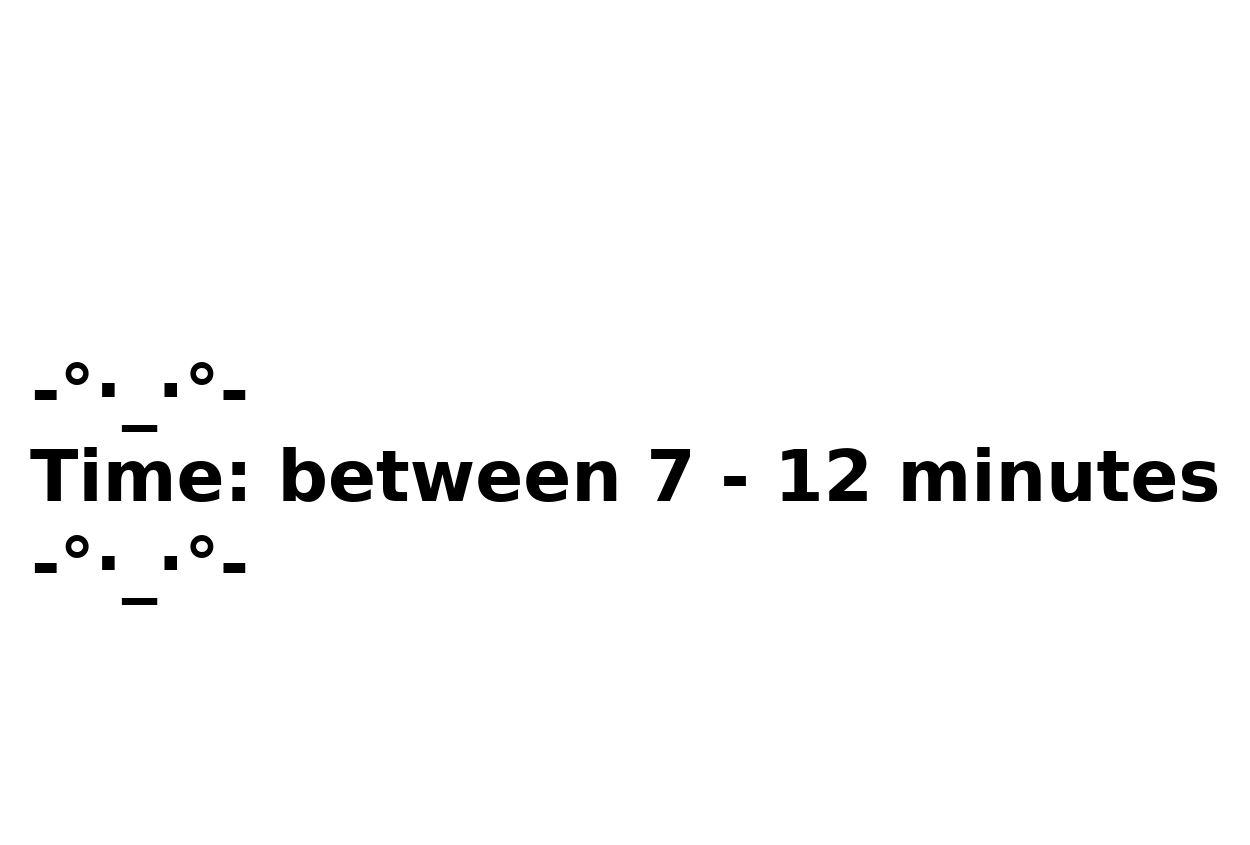

Here is the Python script that generated this plot:
import matplotlib.pyplot as plt

px = 1/plt.rcParams['figure.dpi']  # pixel in inches
fig, ax = plt.subplots(figsize=(500*px, 340*px))

ax.text(0, 0.51, '-°·_·°-', horizontalalignment='left',
        fontsize=17, fontweight='bold')
ax.text(0, 0.4, 'Time: between 7 - 12 minutes', horizontalalignment='left',
        fontsize=17, fontweight='bold')
ax.text(0, 0.29, '-°·_·°-', horizontalalignment='left',
        fontsize=17, fontweight='bold')

plt.axis('off')

# Uncomment the line below to save as SVG  
#plt.savefig('Oeuvre UDEM\\Vernissage\\Title and Time\\Time.svg')

plt.savefig('Oeuvre UDEM\\Vernissage\\Title and Time\\Time.png', dpi=300, bbox_inches='tight')
plt.show()
